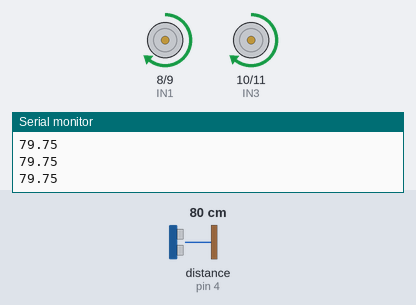
Bench run of a sketch on a simulated Arduino Uno, built with avr-gcc and run on an emulated ATmega328P. On the bench: motor-driver pin pairs drawn as motors (green arrow = first pin HIGH = forward, orange = second pin HIGH = backward, longer = more drive, scaled by the enable pin), the last lines printed to the serial monitor. Wiring (inferred from the names in the program): ultrasonic range finder: trigger pin 3; echo pin 4. The test bench sets the inputs (shaded band); at power-on: distance to the obstacle (sensor on pin 4) 80 cm. The echo pulse lasts 58.3 µs per cm.

Above: at 1.2 s.
1.3 s: distance to the obstacle (sensor on pin 4) set to 60 cm
At 2.3 s:
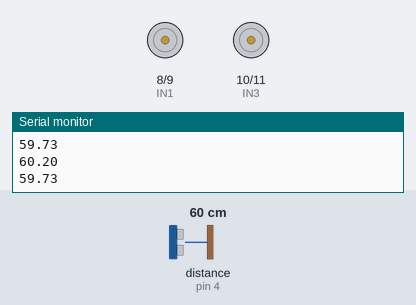
2.8 s: distance to the obstacle (sensor on pin 4) set to 2 cm
At 3.8 s:
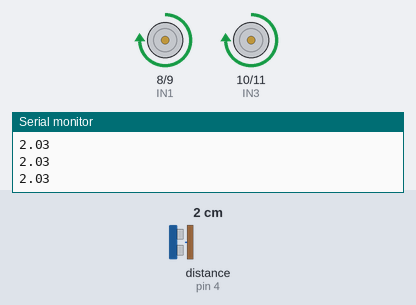
4.3 s: distance to the obstacle (sensor on pin 4) set to 35 cm
At 5.4 s:
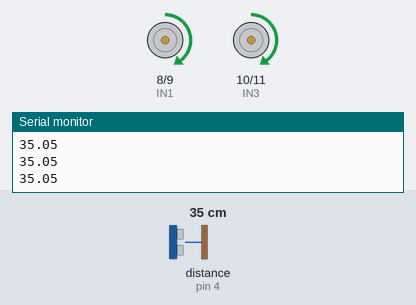
Timing chart, 0 to 7.3 s (numbered marks = the images above; inputs shaded):
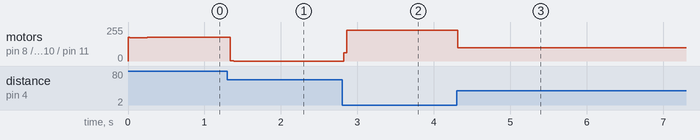

Measured:
- after the input at 1.3 s, motor on pin 8 (IN1) / pin 9 (IN2), motor on pin 10 (IN3) / pin 11 (IN4): forward 178/255 → stopped at once
- after the input at 2.8 s, motor on pin 8 (IN1) / pin 9 (IN2), motor on pin 10 (IN3) / pin 11 (IN4): stopped → forward 231/255 at once
- after the input at 4.3 s, motor on pin 8 (IN1) / pin 9 (IN2), motor on pin 10 (IN3) / pin 11 (IN4): forward 231/255 → forward 99/255 at once

The sketch:

SonarMotors.ino
```cpp
/**
 * This program makes the motors react to the sonar input.
 * The closer an object is, the more excited the motors get (they go faster).
 */

#define ENA_PIN   5 // ENA of DC motor driver module attach to pin5 of sunfounder uno board
#define ENB_PIN   6 // ENB of DC motor driver moduleattach to pin6 of sunfounder uno board
#define IN1 8 // left IN1 attach to pin8
#define IN2 9 // left IN2 attach to pin9
#define IN3 10 //right  IN3 attach to pin10
#define IN4 11 //right IN4 attach to pin11

#define FORWARD 0  //define forward=0,car move forward
#define BACK    1 //define back=1,car move back

const int trigPin = 3;
const int echoPin = 4;

const double c = 20; // temperature in Cº
const double soundSpeed = 331.3 + (0.6 * c); // approximate speed of sound (in m/s) at temperature c

void setup()
{
    // motor controller
    pinMode(ENA_PIN, OUTPUT);
    pinMode(ENB_PIN, OUTPUT);
    pinMode(IN1, OUTPUT);
    pinMode(IN2, OUTPUT);
    pinMode(IN3, OUTPUT);
    pinMode(IN4, OUTPUT);
    // sonar
    pinMode(trigPin, OUTPUT); // pin to send waves
    pinMode(echoPin, INPUT); // pin to recieve echo waves
    // inits serial
    Serial.begin(9600);
}

int SPEED; // speed ranges from 120-240
long t;
double d, spd;

void loop()
{
    // resets the trig pin
    digitalWrite(trigPin, LOW);
    delayMicroseconds(2);
    // sets the trig pin to 1 for 100ms (must set for this long for the sonar to send waves)
    digitalWrite(trigPin, HIGH);
    delayMicroseconds(100);
    digitalWrite(trigPin, LOW);
    // reads the travel time (in micro seconds) of the echo wave from the echo pin
    t = pulseIn(echoPin, HIGH);
    d = (t * soundSpeed) / 20000;
    if (d > 160) {
      //continue;
    } else {
      Serial.println(d);
      spd = 240 + d*(120-240)/30;
      CAR_move(FORWARD,spd,spd);
      //Serial.println(spd);
    }
    /*
    delay(2000); //delay 2 second
    SPEED = 130;
    CAR_move(BACK,SPEED,SPEED);
    Serial.println(SPEED);
    delay(2000);
    SPEED = 160;
    CAR_move(FORWARD,SPEED,SPEED);
    Serial.println(SPEED);
    delay(2000); //delay 2 second
    SPEED = 180;
    CAR_move(BACK,SPEED,SPEED);
    Serial.println(SPEED);
    delay(2000);
    CAR_move(BACK,0,0); //car stop
    */
}

void CAR_move(unsigned char direction, unsigned char speed_left, unsigned char speed_right)
{
    switch(direction)
    {
        //car move forward with speed 180
        case 0:
          digitalWrite(IN1,HIGH);digitalWrite(IN2,LOW);//left motor clockwise rotation
		      digitalWrite(IN3,HIGH);digitalWrite(IN4,LOW);
		      break;//right motor clockwise rotation
	      case 1:
	        digitalWrite(IN1,LOW);digitalWrite(IN2,HIGH);
		      digitalWrite(IN3,LOW);digitalWrite(IN4,HIGH);
		      break;
	      default:
	        break;
    }
    analogWrite(ENA_PIN, speed_left);//write speed_left to ENA_PIN,if speed_left is high,allow left motor rotate
    analogWrite(ENB_PIN, speed_right);//write speed_right to ENB_PIN,if speed_right is high,allow right motor rotate
}
```
